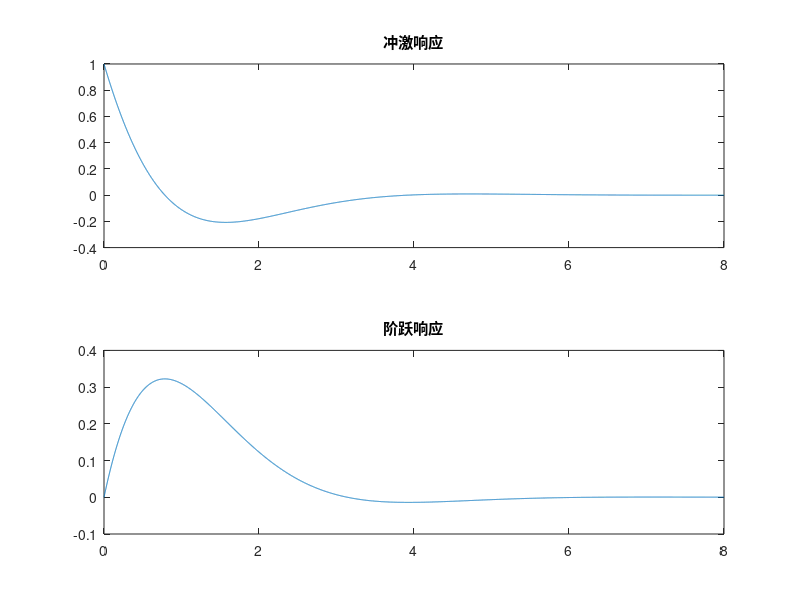

Source code (MATLAB):
t = 0:0.001:8;
sys = tf([1,0], [1,2,2]);
h = impulse(sys, t);
g = step(sys, t);
subplot(211);
plot(t, h);
title('冲激响应');
subplot(212);
plot(t, g);
title('阶跃响应')